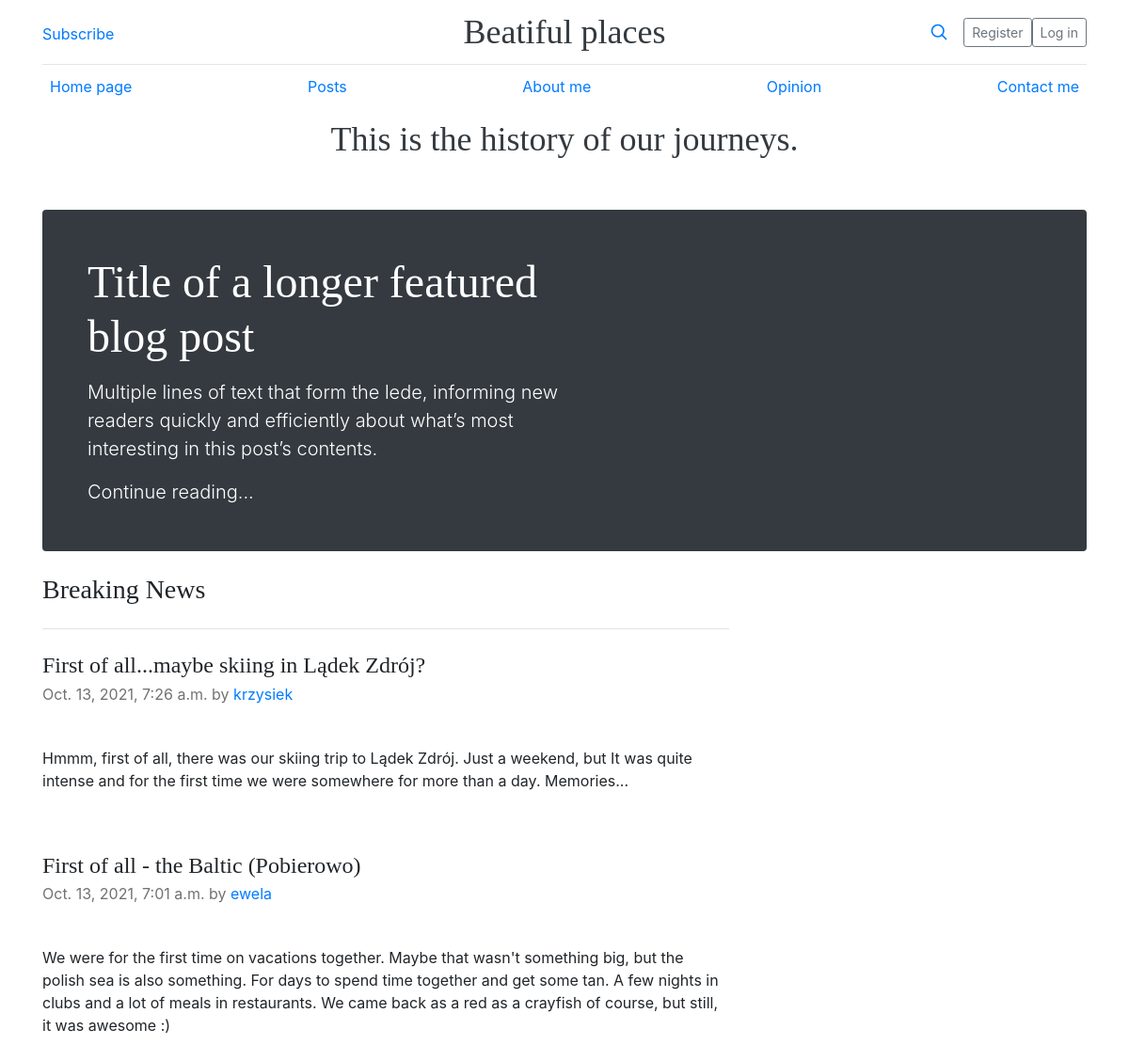
The page / on the database its author committed.
### blog_app/models.py (models this page shows, shortened)
class BlogPost(models.Model):
    title = models.TextField(max_length=70)
    text = models.TextField()
    date_added = models.DateTimeField(auto_now_add=True)
    owner=models.ForeignKey(User, on_delete=models.CASCADE)

### blog_app/views.py (the view)
# urls.py: path('', views.index, name = 'index'),
def index(request):
    posts = BlogPost.objects.order_by('-date_added')
    context = { 'posts' : posts}
    return render(request, 'blog_app/index.html', context)

### blog_app/templates/blog_app/index.html
{% extends "blog_app/base.html" %}
{% block content %}
<br>
<br>
<main class="container">
  <div class="p-4 p-md-5 mb-4 text-white rounded bg-dark">
    <div class="col-md-6 px-0">
      <h1 class="display-4 fst-italic">Title of a longer featured blog post</h1>
      <p class="lead my-3">Multiple lines of text that form the lede, informing new readers quickly and efficiently about what’s most interesting in this post’s contents.</p>
      <p class="lead mb-0"><a href="#" class="text-white fw-bold">Continue reading...</a></p>
    </div>
  </div>
  <div class="row g-5">
    <div class="col-md-8">
      <h3 class="pb-4 mb-4 fst-italic border-bottom">
        Breaking News
      </h3>
        {% for post in posts %}
            <div>
                <article class="blog-post">
                <h2 class="blog-post-title">{{post.title}}</h2>
                <p class="blog-post-meta">{{post.date_added}} by <a href="#">{{post.owner}}</a></p>
                <br>
                <p>{{post.text|linebreaksbr}}</p>
            </div>
        {% empty %}
            <li> No posts. </li>
        {%endfor%}
</main>
{% endblock content %}

### blog_app/static/css/blog.css (style rules this page uses)
h1, h2, h3, h4, h5, h6 { font-family: "Playfair Display", Georgia, "Times New Roman", serif; }
.display-4 { font-size: 2.5rem; }
@media (min-width: 768px) { .display-4 { font-size: 3rem; } }
.blog-post { margin-bottom: 4rem; }
.blog-post-title { margin-bottom: .25rem; font-size: 1.5rem; }
.blog-post-meta { margin-bottom: 1.25rem; color: #727272; }

### rows shown on the page
BlogPost: title "First of all...maybe skiing in Lądek Zdrój?", date_added "Oct. 13, 2021, 7:26 a.m.", owner "krzysiek", text "Hmmm, first of all, there was our skiing trip to Lądek Zdrój. Just a weekend, but It was quite intense and for the first time we were somewhere for more than a day. Memories..."
BlogPost: title "First of all - the Baltic (Pobierowo)", date_added "Oct. 13, 2021, 7:01 a.m.", owner "ewela", text "We were for the first time on vacations together. Maybe that wasn't something big, but the polish sea is also something. For days to spend time together and get some tan. A few nights in clubs and a lot of meals in restaurants. We came back as a red as a crayfish of course, but still, it was awesome :)"
